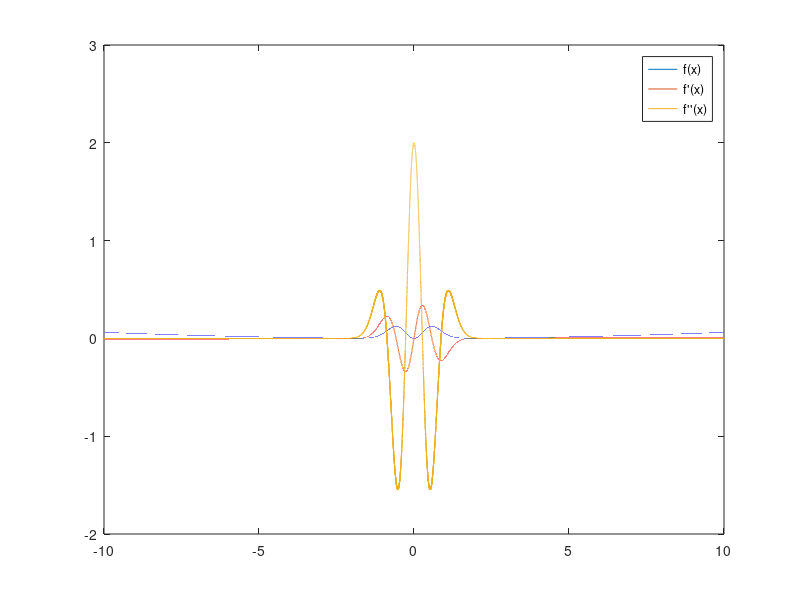

Source code (MATLAB): (Note: this script raises an error after producing the figure.)
clear
f = inline('x.^2 .* exp(-3.*x.^2) + (x/40).^2', 'x');
h = 1e-7;
x = -10:1e-4:10;
y_f = f(x);
y_df = (f(x+h)-f(x-h))/(2*h);
y_ddf = (f(x+h)+f(x-h)-2*f(x))/(h^2);

figure
plot(x,y_f, x,y_df, x,y_ddf)
legend("f(x)", "f'(x)", "f''(x)")

disp(["f_max" max(y_f); "f'_max" max(y_df);"f''_max" max(y_ddf)])